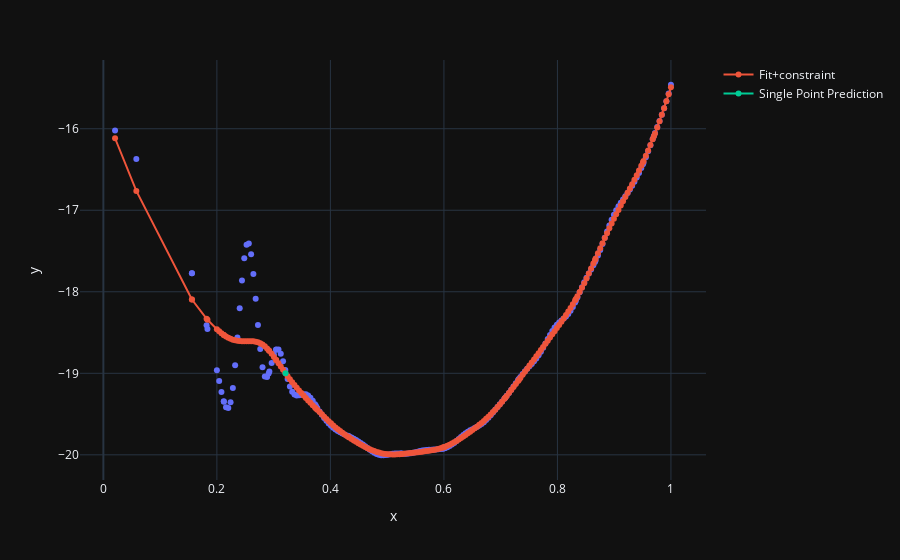

Notebook cell for this chart:
### Code cell
y_sp_pred = M1.predict_single_point(x_sp=0.321)
fig = px.scatter(x=x.ravel(), y=M1.basis @ M1.LS_coef_)
fig.add_trace(go.Scatter(x=x.ravel(), y=M1.basis @ M1.coef_, mode="markers+lines", name="Fit+constraint"))
fig.add_trace(go.Scatter(x=[0.321], y=[y_sp_pred], name="Single Point Prediction"))#, marker=dict(color='Green', size=12,line=dict(color='MediumPurple', width=2))))
fig.update_layout(template="plotly_dark")
fig.show()

### Figure 1 — Plotly figure (JSON) as saved in the notebook; plotly's stock layout.template omitted (floating-point values rounded to 4 significant figures; data arrays with more than 128 entries replaced by an {"elided": "..."} marker saying what was removed)
{"data": [{"hovertemplate": "x=%{x}<br>y=%{y}<extra></extra>", "legendgroup": "", "marker": {"color": "#636efa", "symbol": "circle"}, "mode": "markers", "name": "", "showlegend": false, "type": "scatter", "x": {"elided": "220 float values"}, "xaxis": "x", "y": {"elided": "220 float values"}, "yaxis": "y"}, {"mode": "markers+lines", "name": "Fit+constraint", "type": "scatter", "x": {"elided": "220 float values"}, "y": {"elided": "220 float values"}}, {"name": "Single Point Prediction", "type": "scatter", "x": [0.321], "y": [-19.0]}], "layout": {"autosize": true, "legend": {"tracegroupgap": 0}, "margin": {"t": 60}, "xaxis": {"anchor": "y", "autorange": true, "domain": [0, 1], "range": [-0.03828, 1.059], "title": {"text": "x"}, "type": "linear"}, "yaxis": {"anchor": "x", "autorange": true, "domain": [0, 1], "range": [-20.33, -15.14], "title": {"text": "y"}, "type": "linear"}}}
